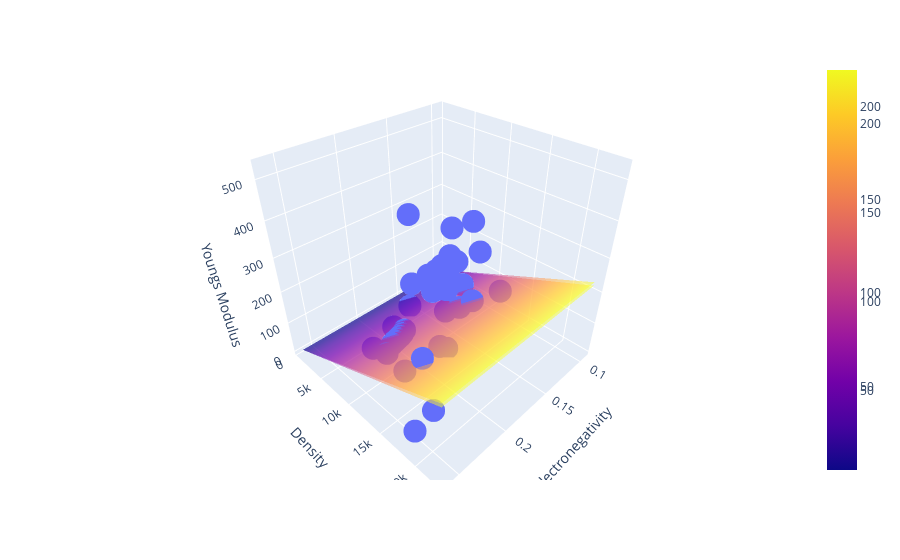

Notebook code cell kept with this figure:
### Code cell
x1_range = np.linspace(df['en_ghosh'].min(), df['en_ghosh'].max(), 10)
x2_range = np.linspace(df['density_of_solid'].min(), df['density_of_solid'].max(), 10)
x1_mesh, x2_mesh = np.meshgrid(x1_range, x2_range)
y_pred_mesh = gdr.predict(np.c_[x1_mesh.ravel(), x2_mesh.ravel()])
y_pred_mesh = y_pred_mesh.reshape(x1_mesh.shape)
fig.add_trace(go.Surface(x=x1_mesh, y=x2_mesh, z=y_pred_mesh, opacity=0.5))

# updating the plot layout
fig.update_layout(scene=dict(
                    xaxis_title='Electronegativity',
                    yaxis_title='Density',
                    zaxis_title='Youngs Modulus'))

# showing the plot
fig.show()
